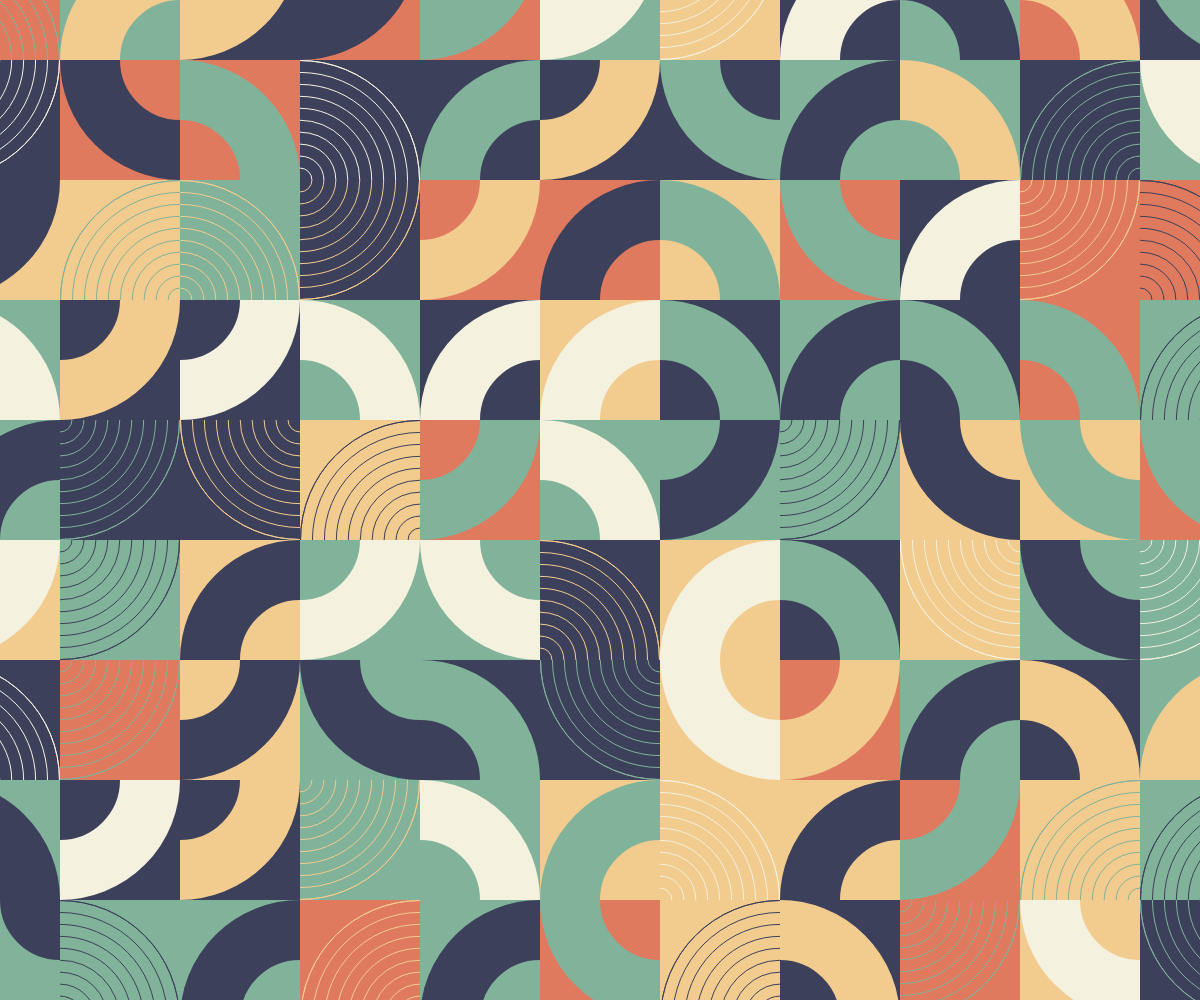
Frame 1 (no input)
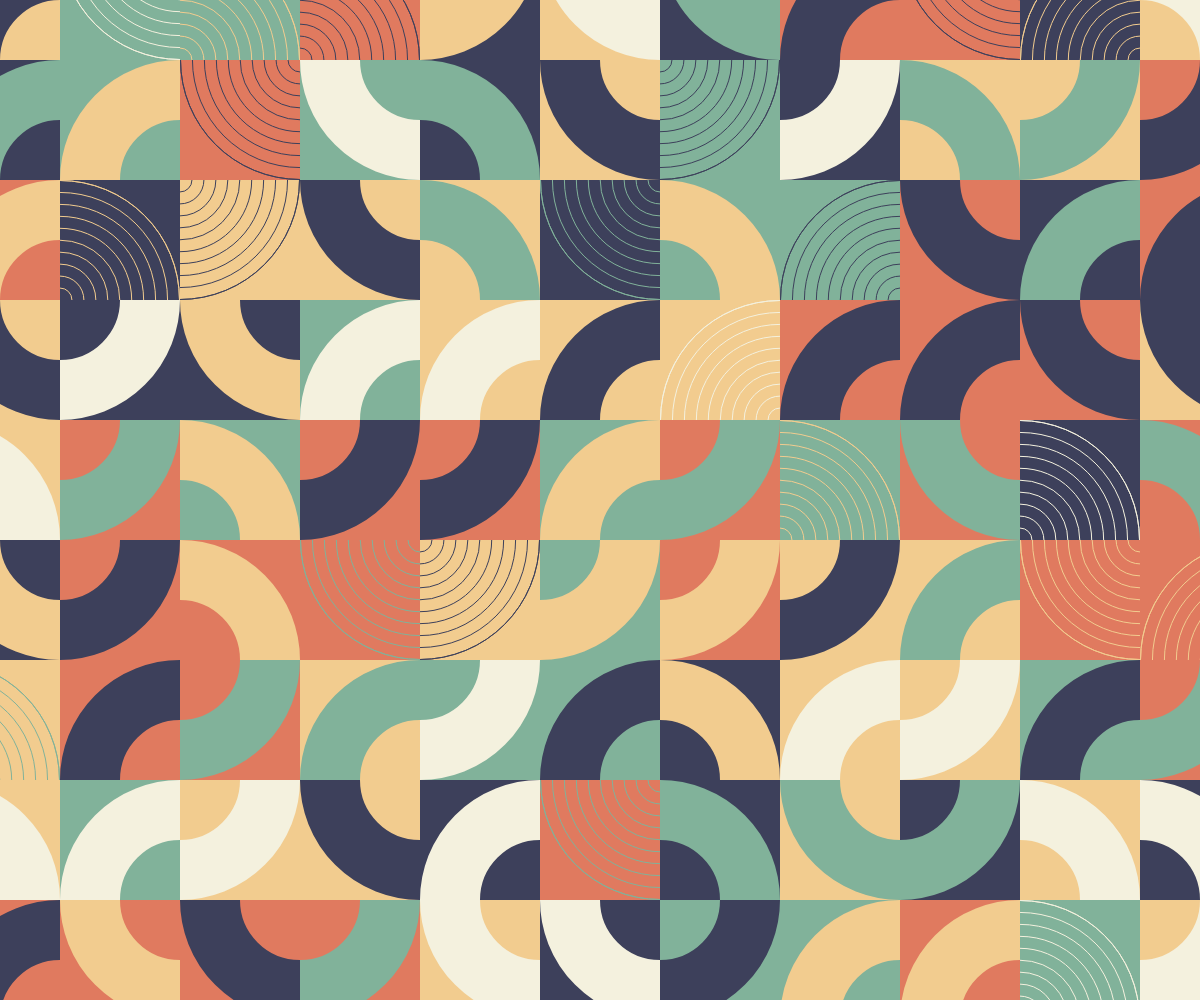
Frame 2 (the mouse pressed at the canvas centre, redrawn once)

The p5.js sketch that drew these frames (run headless with seeded random() and noise() and a simulated clock; the mouse was pressed at the canvas centre and the sketch redrawn once):

// p5.js sketch
// ── sketch.js
"use strict"

const COLORS = ["#F4F1DE", "#E07A5F", "#3D405B", "#81B29A", "#F2CC8F"];
const WHITE  = "#EEEEEE";
const BLACK  = "#003554";

function setup(){
	createCanvas(windowWidth, windowHeight);
	angleMode(DEGREES); rectMode(CENTER);
	textAlign(CENTER, BOTTOM); textSize(10);
	noLoop();
}

function draw(){
	background(WHITE);
	noFill();
	noStroke();
	strokeCap(SQUARE);

	stroke(WHITE); strokeWeight(1);

	const len = 120;
	const rows = floor(height/len) + 2;
	const cols = floor(width/len) + 2;

	for(let r=-rows; r<rows; r++){
		for(let c=-cols; c<cols; c++){
			const x = c * len;
			const y = r * len;
			const rot = floor(random(4)) * 90;
			drawUnit(x, y, len, rot);
		}
	}
}

function drawUnit(x, y, len, rot=0){

	const colors = getColorList(COLORS);
	const cMain  = colors[0];
	const cSub   = colors[1];

	push();
	translate(x, y);
	rotate(rot);
	fill(cMain); noStroke();
	square(0, 0, len);
	if(random() < 0.8){
		const w      = len / 2;
		const dia    = len * 2 - w;
		noFill(); stroke(cSub); strokeWeight(w);
		arc(-len/2, len/2, dia, dia, 270, 360);
	}else{
		const w      = 1;
		const dia    = len * 2 - w;
		noFill(); stroke(cSub); strokeWeight(w);
		arc(-len/2, len/2, dia, dia, 270, 360);
		for(let i=0; i<10; i++){
			const d = dia - dia * (0.1 * i);
			arc(-len/2, len/2, d, d, 270, 360);
		}
	}
	pop();
}

function getColor(colors){
	return colors[floor(random()*colors.length)];
}

function getColorList(colors){
	const list = Array.from(colors);
	for(let i=list.length-1; 0<=i; i--){
		const rdm = floor(random(i));
		const tmp = list[rdm];
		list[rdm] = list[i];
		list[i] = tmp;
	}
	return list;
}
